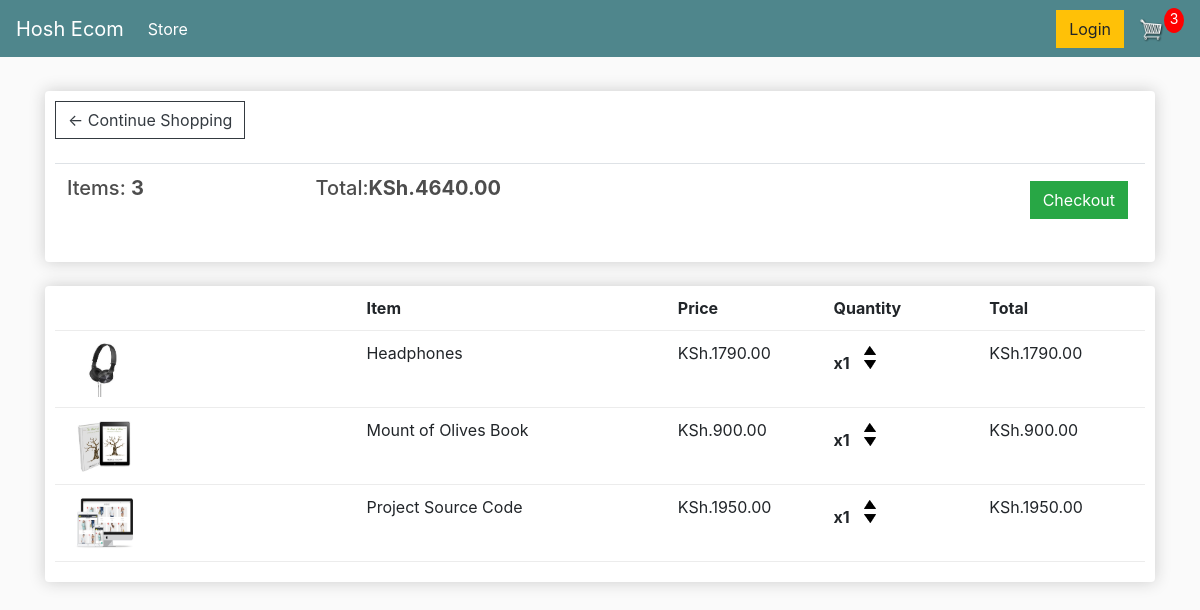
The app's page /cart/ (signed in) with its own data.
### store/models.py (models this page shows, shortened)
class Order(models.Model):
    customer = models.ForeignKey(Customer, on_delete=models.SET_NULL, null=True, blank=True)
    date_ordered = models.DateTimeField(auto_now_add=True)
    complete = models.BooleanField(default=False)
    transaction_id = models.CharField(max_length=100, null=True)
    @property
    def get_cart_total(self):
        orderitems = self.orderitem_set.all()
        total = sum([item.get_total for item in orderitems])
        return total
    @property
    def get_cart_items(self):
        orderitems = self.orderitem_set.all()
        total = sum([item.quantity for item in orderitems])
        return total

class OrderItem(models.Model):
    product = models.ForeignKey(Product, on_delete=models.SET_NULL, null=True)
    order = models.ForeignKey(Order, on_delete=models.SET_NULL, null=True)
    quantity = models.IntegerField(default=0, null=True, blank=True)
    data_added = models.DateTimeField(auto_now_add=True)
    @property
    def get_total(self):
        total = self.product.price * self.quantity
        return total

class Product(models.Model):
    name = models.CharField(max_length=200)
    price = models.DecimalField(max_digits=7, decimal_places=2)
    digital = models.BooleanField(default=False, null=True, blank=True)
    image = models.ImageField(null=True, blank=True)
    @property
    def imageURL(self):
        try:
            url = self.image.url
        except:
            url = ''
        return url

### store/views.py (the view)
# urls.py: path('cart/', views.cart, name="cart"),
def cart(request):
    data = cartData(request)
    cartItems = data["cartItems"]
    order = data["order"]
    items = data["items"]
    context = {"items": items, "order": order, "cartItems": cartItems}
    return render(request, "store/cart.html", context)

### store/utils.py (called while the page is built)
def cartData(request):
    if request.user.is_authenticated:
        customer = request.user.customer
        order, created = Order.objects.get_or_create(customer=customer, complete=False)
        items = order.orderitem_set.all()
        cartItems = order.get_cart_items
    else:
        cookieData = cookieCart(request)
        cartItems = cookieData['cartItems']
        order = cookieData['order']
        items = cookieData['items']
    return {"cartItems": cartItems, "order": order, "items": items}

### store/templates/store/cart.html
{% extends 'store/main.html' %}
{% load static %}
{% block content %}
    <div class="row">
        <div class="col-lg-12">
            <div class="box-element">
                <a class="btn btn-outline-dark" href="{% url 'store' %}">&#x2190; Continue Shopping</a>
                <br>
                <br>
                <table class="table">
                    <tr>
                        <th><h5>Items: <strong>{{order.get_cart_items}}</strong></h5></th>
                        <th><h5>Total:<strong>KSh.{{order.get_cart_total|floatformat:2}}</strong></h5></th>
                        <th>
                            <a style="float:right; margin:5px;" class="btn btn-success" href="{% url 'checkout' %}">
                            Checkout</a>
                        </th>
                    </tr>
                </table>
            </div>
            <br>
            <div class="box-element">
                <div class="cart-row">
                    <div style="flex:2"></div>
                    <div style="flex:2"><strong>Item</strong></div>
                    <div style="flex:1"><strong>Price</strong></div>
                    <div style="flex:1"><strong>Quantity</strong></div>
                    <div style="flex:1"><strong>Total</strong></div>
                </div>
                {% for item in items %}
                <div class="cart-row">
                    <div style="flex:2"><img class="row-image" src="{{item.product.imageURL}}"></div>
                    <div style="flex:2"><p>{{item.product.name}}</p></div>
                    <div style="flex:1"><p>KSh.{{item.product.price|floatformat:2}}</p></div>
                    <div style="flex:1">
                        <p class="quantity">x{{item.quantity}}</p>
                        <div class="quantity">
                            <img data-product="{{item.product.id}}" data-action="add" class="chg-quantity update-cart" src="{% static 'images/arrow-up.png' %}">
                            <img data-product="{{item.product.id}}" data-action="remove" class="chg-quantity update-cart" src="{% static 'images/arrow-down.png' %}">
                        </div>
                    </div>
                    <div style="flex:1"><p>KSh.{{item.get_total}}</p></div>
                </div>
                {% endfor %}
            </div>
        </div>
    </div>
{% endblock content %}

### static/css/main.css (style rules this page uses)
body { background-color: hsl(0, 0%, 98%); }
h1,h2,h3,h4,h5,h6 { color:hsl(0, 0%, 30%); }
.box-element { box-shadow:hsl(0, 0%, 80%) 0 0 16px; background-color: #fff; border-radius: 4px; padding: 10px; }
.col-lg-4, .col-lg-6, .col-lg-8, .col-lg-12 { margin-top: 10px; }
.btn { border-radius: 0; }
.row-image { width: 100px; }
.cart-row { display: flex; align-items: flex-stretch; padding-bottom: 10px; margin-bottom: 10px; border-bottom: 1px solid #ececec; }
.quantity { display: inline-block; font-weight: 700; padding-right:10px; }
.chg-quantity { width: 12px; cursor: pointer; display: block; margin-top: 5px; transition:.1s; }

### records on screen
Order: get_cart_items "3", get_cart_total "4640.00"
OrderItem: product.imageURL (picture), product.name "Headphones", product.price "1790.00", quantity "1", get_total "1790.00"
OrderItem: product.imageURL (picture), product.name "Mount of Olives Book", product.price "900.00", quantity "1", get_total "900.00"
OrderItem: product.imageURL (picture), product.name "Project Source Code", product.price "1950.00", quantity "1", get_total "1950.00"

### other values on screen
{{ cartItems }} "3"
